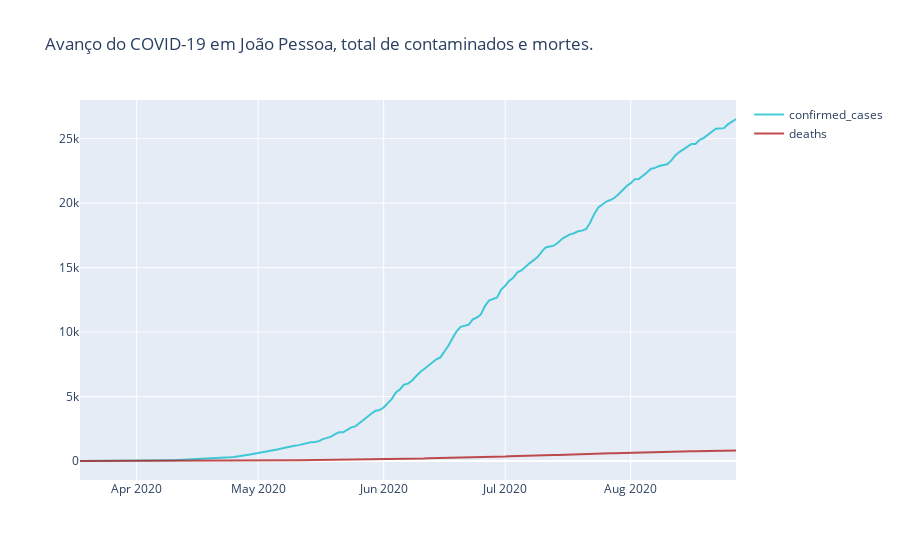

Source (notebook cell):
### Code cell
trace_cont = go.Scatter(
             x= df_jp.index,
             y=df_jp.confirmed_cases,
             name = 'confirmed_cases',
             line = dict(color='#17BECF'),
             opacity = 0.8
)


trace_death= go.Scatter(
             x= df_jp.index,
             y=df_jp.deaths,
             name = 'deaths',
             line = dict(color='#B22222'),
             opacity = 0.8
                      )




data = [trace_cont,trace_death]

layout = dict (
          title = 'Avanço do COVID-19 em João Pessoa, total de contaminados e mortes. '
               )
fig = dict (data=data,layout=layout)

iplot(fig, filename = 'dados_covid')

### Figure 1 — Plotly figure (JSON) as saved in the notebook; plotly's stock layout.template omitted (floating-point values rounded to 4 significant figures; data arrays with more than 128 entries replaced by an {"elided": "..."} marker saying what was removed)
{"data": [{"line": {"color": "#17BECF"}, "name": "confirmed_cases", "opacity": 0.8, "type": "scatter", "x": {"elided": "164 str values"}, "y": {"elided": "164 int values"}}, {"line": {"color": "#B22222"}, "name": "deaths", "opacity": 0.8, "type": "scatter", "x": {"elided": "164 str values"}, "y": {"elided": "164 int values"}}], "layout": {"title": {"text": "Avanço do COVID-19 em João Pessoa, total de contaminados e mortes. "}}}
